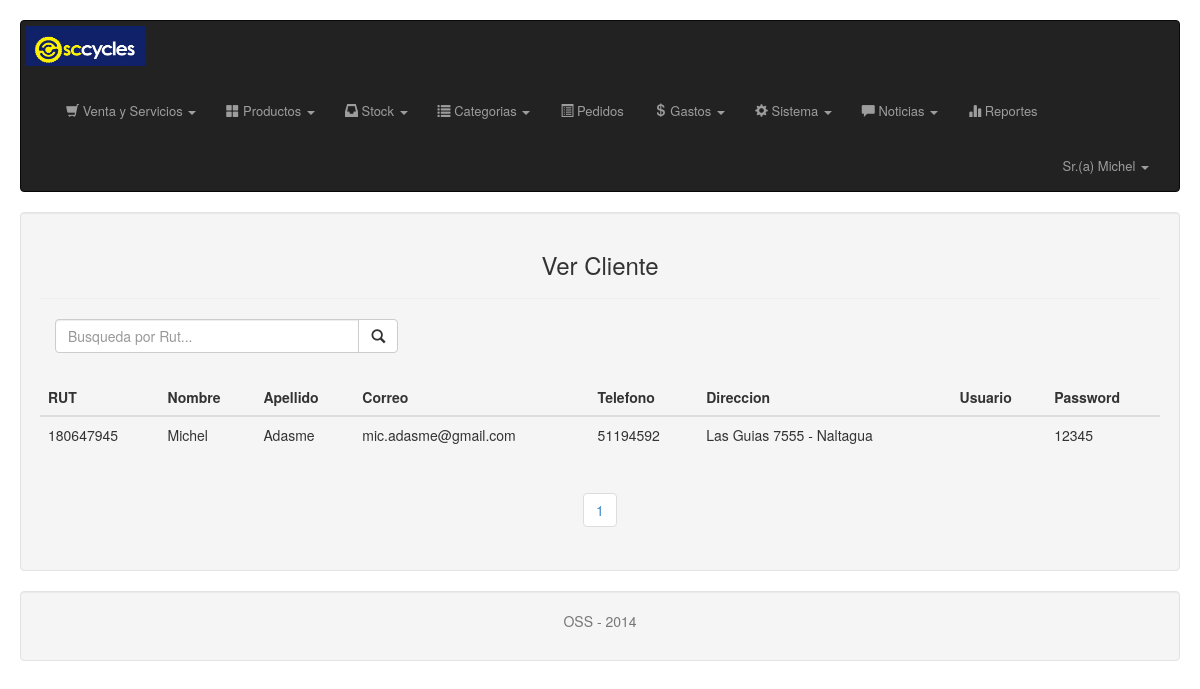
Page /admin/vista/vista_ver_cliente.php (signed in) on the committed database.
### tables this page shows
CREATE TABLE Cliente
(
  cli_id Int NOT NULL AUTO_INCREMENT,
  cli_rut Int NOT NULL,
  cli_nombre Varchar(30) NOT NULL,
  cli_apellido Varchar(30) NOT NULL,
  cli_direccion Varchar(120) NOT NULL,
  cli_telefono Varchar(20) NOT NULL,
  cli_correo Varchar(80),
  cli_pass Varchar(80) NOT NULL,
  comu_id Int,
 PRIMARY KEY (cli_id)
);

### admin/modelo/modelo_cliente.php (called while the page is built, shortened)
<?php
function conectar()
{
    $link=mysql_connect('localhost','root','') or die("Error en la Conexion.");
    return $link;
}
function muestraCliente()
{
    $link=conectar();
    $a=array();
    $x=0;
    $sql=("SELECT * FROM cliente ORDER BY cli_rut ASC");
    $res=mysql_query($sql, $link) or die("Error en: $sql: " . mysql_error());
    while($f=mysql_fetch_assoc($res))
    {
        $a[$x]=$f;
        $x++;
    }
    return $a;
}
?>

### admin/vista/vista_ver_cliente.php (the view, shortened to what this page needs)
<?php
include_once('../modelo/modelo_cliente.php');
$res = muestraCliente();
?>
<!DOCTYPE html>
<html lang="en">
  <head>
    <link rel="stylesheet" type="text/css" href="../css/bootstrap.css"  />
 </head>
  <body>
          <div class="well" style="height:auto;">
           <h3 class="text-center">Ver Cliente</h3><hr>
           <form id="iform" name="iform">
            <div class="col-xs-6 col-md-4">
            <div class="input-group">
            <input type="text" id="txt_consulta" name="txt_consulta" class="form-control" placeholder="Busqueda por Rut..." required/>
                <div class="input-group-btn">
                 <button type="submit" class="btn btn-default" id="btn_consulta">
                  <span class="glyphicon glyphicon-search"></span>
                  </button>
                </div>
            </div>
          </div>
           </form>
           <br>
           <br>
           <br>
           <table class="table">
            <thead>
                    <tr>
                        <th>
                            RUT
                        </th>
                        <th>
                             Nombre
                        </th>
                        <th>
                             Apellido
                        </th>
                         <th>
                            Correo
                        </th>
                        <th>
                            Telefono
                        </th>
                        <th>
                            Direccion
                        </th>
                        <th>
                            Usuario
                        </th>
                        <th>
                            Password
                        </th>
                    </tr>
            </thead>
             <tbody>
           <?php
           if(isset($_GET['txt_consulta']))
          {
              $res2 = buscaClienterut($_GET['txt_consulta']);
              foreach ($res2 as $f) {
           echo (
            "<tr class='post'>".
            "<td>".$f['cli_rut']."</td>".
            "<td>".$f['cli_nombre']."</td>".
            "<td>".$f['cli_apellido']."</td>".
            "<td>".$f['cli_correo']."</td>".
            "<td>".$f['cli_telefono']."</td>".
            "<td>".$f['cli_direccion']."</td>".
            "<td>".$f['cli_nick']."</td>".
            "<td>".$f['cli_pass']."</td>".
            "</tr>"
            );
             }
        }
              else
              {
                ?>
            <?php if($res==true) { ?>
          <?php
            foreach($res as $f)
          {
          ?>
          <tr class="post">
              <th style="font-weight:100"><?php echo $f['cli_rut']; ?></th>
              <th style="font-weight:100"><?php echo $f['cli_nombre']; ?></th>
              <th style="font-weight:100"><?php echo $f['cli_apellido']; ?></th>
              <th style="font-weight:100"><?php echo $f['cli_correo']; ?></th>
              <th style="font-weight:100"><?php echo $f['cli_telefono']; ?></th>
              <th style="font-weight:100"><?php echo $f['cli_direccion']; ?></th>
              <th style="font-weight:100"><?php echo $f['cli_nick']; ?></th>
              <th style="font-weight:100"><?php echo $f['cli_pass']; ?></th>
          </tr>
<?php
    }
?>
 <?php }
             else
             {
               echo ("<tr><td><h4>&nbsp;&nbsp;&nbsp;No hay Clientes</h4></td></tr>");
             }
           }?>
           </tbody>
           </table>
            <?php include('/includes/paginador.php'); ?>
             <?php include('/includes/footer.php');  ?>
  </body>
</html>

### rows in the picture
cliente: cli_rut "180647945", cli_nombre "Michel", cli_apellido "Adasme", cli_correo "mic.adasme@gmail.com", cli_telefono "51194592", cli_direccion "Las Guias 7555 - Naltagua", cli_pass "12345"

### other values in the picture
$_SESSION['usu_nombre'] "Michel"
